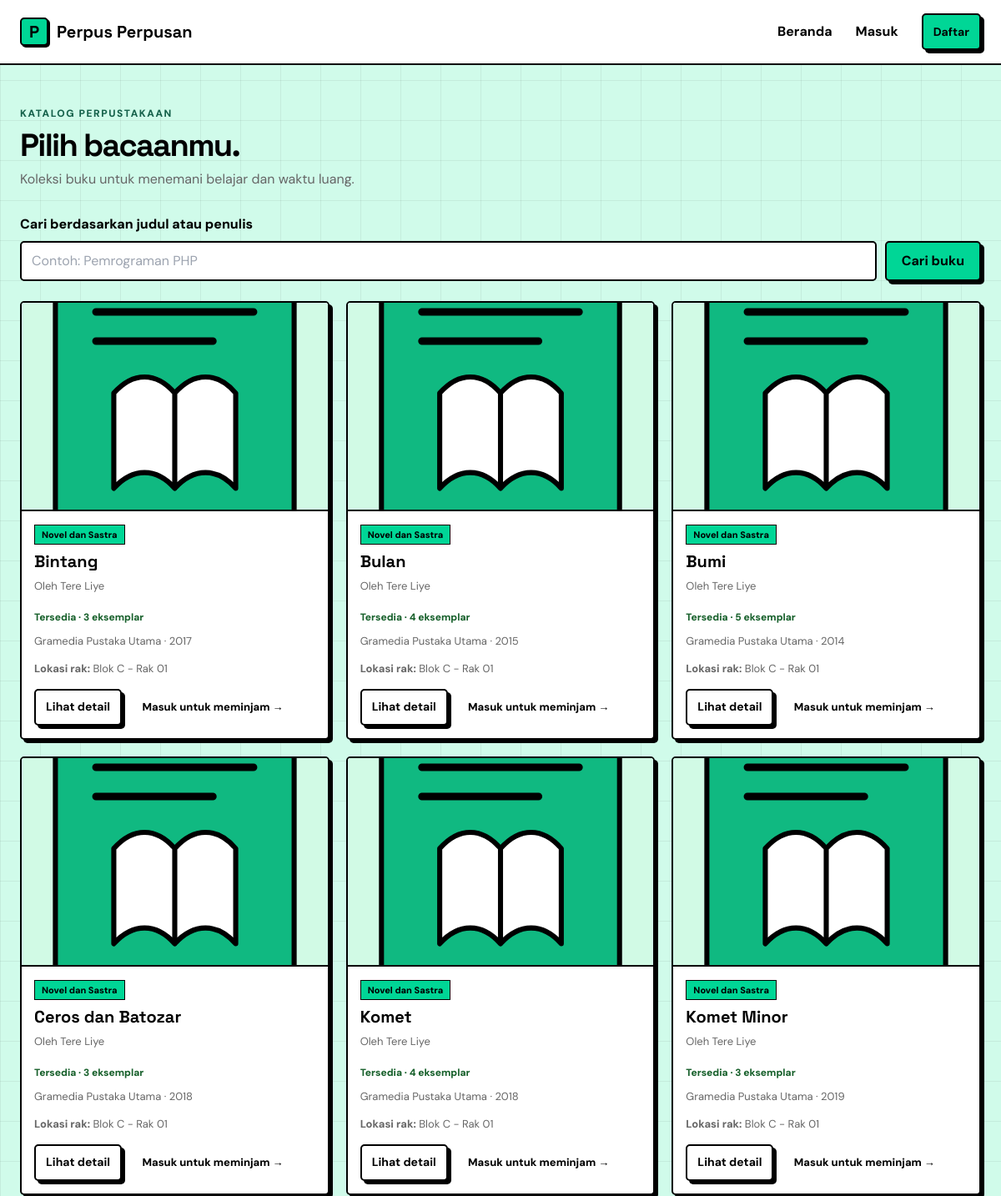
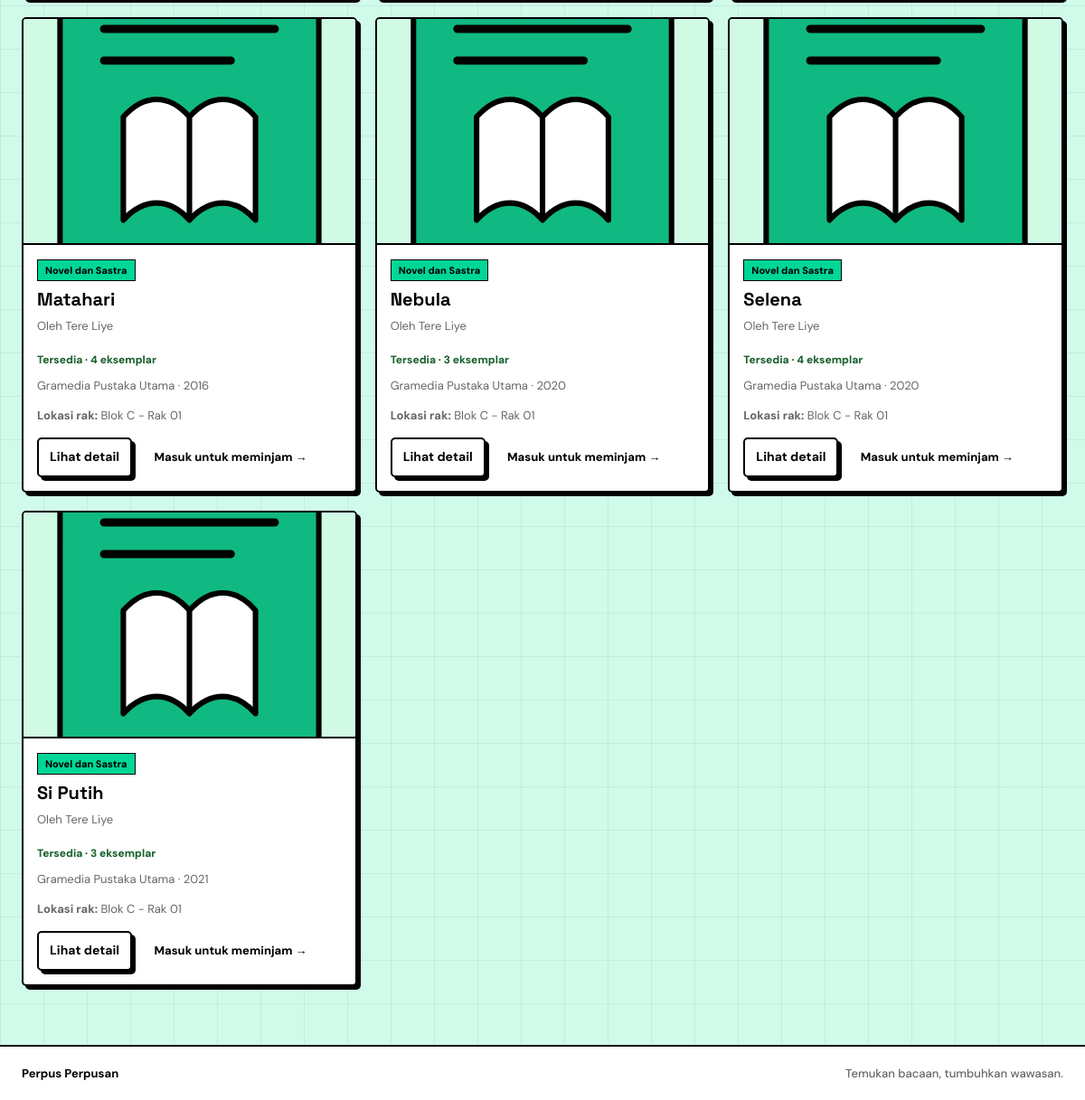
Screenshot of /frontend/katalog.php with the database file from the repository (2 pictures, top to bottom).
### tables this page shows
CREATE TABLE buku (
    id_buku INT UNSIGNED AUTO_INCREMENT PRIMARY KEY,
    judul VARCHAR(150) NOT NULL,
    penulis VARCHAR(100) NOT NULL,
    deskripsi TEXT NULL,
    gambar VARCHAR(255) NULL,
    rak VARCHAR(50) NULL,
    isbn VARCHAR(20) NOT NULL UNIQUE,
    tahun_terbit YEAR NOT NULL,
    id_kategori INT UNSIGNED NOT NULL,
    id_penerbit INT UNSIGNED NOT NULL,
    stok INT UNSIGNED DEFAULT 0,

    FOREIGN KEY (id_kategori) REFERENCES kategori(id_kategori),
    FOREIGN KEY (id_penerbit) REFERENCES penerbit(id_penerbit)
);

CREATE TABLE kategori (
    id_kategori INT UNSIGNED AUTO_INCREMENT PRIMARY KEY,
    nama_kategori VARCHAR(80) NOT NULL UNIQUE,
    deskripsi TEXT NULL
);

CREATE TABLE penerbit (
    id_penerbit INT UNSIGNED AUTO_INCREMENT PRIMARY KEY,
    nama_penerbit VARCHAR(100) NOT NULL,
    alamat VARCHAR(150) NOT NULL,
    no_telepon VARCHAR(15) NOT NULL
);

### frontend/bootstrap.php (called while the page is built, shortened)
<?php
require_once __DIR__ . '/../backend/controllers/AuthController.php';
require_once __DIR__ . '/../backend/controllers/BukuController.php';
function e(mixed $value): string
{
    return htmlspecialchars((string) $value, ENT_QUOTES, 'UTF-8');
}
function book_image_url(?string $path): string
{
    if (!$path || !preg_match('#^uploads/buku/[a-f0-9]{32}\.(jpg|png|webp)$#', $path)) {
        return 'assets/img/book-placeholder.svg';
    }
    return '../' . ltrim($path, '/');
}
function current_user(): ?array
{
    return $_SESSION['user'] ?? null;
}

### backend/controllers/BukuController.php (called while the page is built, shortened)
<?php
require_once __DIR__ . '/../models/Buku.php';
class BukuController
{
    private Buku $model;
    public function __construct(PDO $db)
    {
        $this->model = new Buku($db);
    }
    public function index(string $search = ''): array
    {
        return $this->model->getAll(trim($search));
    }
}

### backend/models/Buku.php (called while the page is built, shortened)
<?php
class Buku
{
    public function getAll(string $search = ''): array
    {
        $sql = 'SELECT b.*, k.nama_kategori, p.nama_penerbit
                FROM buku b
                JOIN kategori k ON k.id_kategori = b.id_kategori
                JOIN penerbit p ON p.id_penerbit = b.id_penerbit';
        $parameters = [];
        $sql .= ' ORDER BY b.judul';
        $query = $this->db->prepare($sql);
        $query->execute($parameters);
        return $query->fetchAll();
    }
}

### frontend/katalog.php (the view, shortened to what this page needs)
<?php
require_once __DIR__ . '/bootstrap.php';
$pengguna = current_user();
$buku = new BukuController($db);
$kataKunci = trim((string) ($_GET['q'] ?? $_POST['q'] ?? ''));
$daftarBuku = $buku->index($kataKunci);
require __DIR__ . '/components/header.php';
require __DIR__ . '/components/navbar.php';
?>
<main class="wrap catalog-page">
    <div class="page-heading">
        <div>
            <span class="eyebrow">KATALOG PERPUSTAKAAN</span>
            <h1>Pilih bacaanmu.</h1>
            <p class="muted">Koleksi buku untuk menemani belajar dan waktu luang.</p>
        </div>
    </div>
    <form method="get" class="catalog-search">
        <label for="q">Cari berdasarkan judul atau penulis</label>
        <div class="catalog-search-row">
            <input id="q" name="q" type="search" value="<?= e($kataKunci) ?>" placeholder="Contoh: Pemrograman PHP">
            <button class="button" type="submit">Cari buku</button>
        </div>
    </form>
    <div class="book-grid">
        <?php foreach ($daftarBuku as $item): ?>
            <article class="book-card">
                <img
                    class="book-cover-image"
                    src="<?= e(book_image_url($item['gambar'] ?? null)) ?>"
                    alt="Sampul buku <?= e($item['judul']) ?>"
                    data-image-fallback="assets/img/book-placeholder.svg"
                >
                <div class="book-info">
                    <span class="book-category"><?= e($item['nama_kategori']) ?></span>
                    <h2><?= e($item['judul']) ?></h2>
                    <p class="book-author">Oleh <?= e($item['penulis']) ?></p>
                    <?php if ((int) $item['stok'] > 0): ?>
                        <span class="stock in-stock">Tersedia · <?= e($item['stok']) ?> eksemplar</span>
                    <?php else: ?>
                        <span class="stock out-stock">Stok habis</span>
                    <?php endif; ?>
                    <p><?= e($item['nama_penerbit']) ?> · <?= e($item['tahun_terbit']) ?></p>
                    <p class="book-shelf-location">
                        <strong>Lokasi rak:</strong>
                        <?= e($item['rak'] ?: 'Belum ditentukan') ?>
                    </p>
                    <a class="button button-light button-small" href="detail_buku.php?id=<?= e($item['id_buku']) ?>">
                        Lihat detail
                    </a>
                    <?php if ($pengguna && $pengguna['role'] === 'mahasiswa' && (int) $item['stok'] > 0): ?>
                        <form method="post" data-confirm="Anda akan meminjam buku ini selama 7 hari. Lanjutkan?" data-confirm-title="Konfirmasi peminjaman" data-confirm-action="Pinjam buku">
                            <input type="hidden" name="csrf_token" value="<?= e(csrf_token()) ?>">
                            <input type="hidden" name="id_buku" value="<?= e($item['id_buku']) ?>">
                            <input type="hidden" name="q" value="<?= e($kataKunci) ?>">
                            <button class="button button-small" type="submit">Pinjam buku</button>
                        </form>
                    <?php elseif (!$pengguna): ?>
                        <a class="text-link ms-5" href="login.php">Masuk untuk meminjam →</a>
                    <?php endif; ?>
                </div>
            </article>
        <?php endforeach; ?>
    </div>
</main>
<?php require __DIR__ . '/components/footer.php'; ?>

### frontend/components/header.php (shortened to what this page needs)
<!doctype html>
<html lang="id">
<head>
    <link rel="stylesheet" href="assets/css/style.css">
    <link rel="stylesheet" href="assets/css/design-system.css">
    <script src="https://cdn.tailwindcss.com"></script>
</head>
<body>

### frontend/components/navbar.php
<header class="topbar">
    <a class="brand" href="index.php">
        <span class="brand-mark">P</span>
        Perpus Perpusan
    </a>
    <nav class="nav-links" aria-label="Navigasi utama">
        <a href="index.php">Beranda</a>
        <?php if (current_user()): ?>
            <a href="dashboard.php">Dashboard</a>
            <form action="logout.php" method="post" class="inline-form" data-confirm="Keluar dari akun sekarang?" data-confirm-title="Keluar dari akun?" data-confirm-description="Anda perlu masuk lagi untuk menggunakan akun." data-confirm-action="Keluar" data-confirm-variant="danger">
                <input type="hidden" name="csrf_token" value="<?= e(csrf_token()) ?>">
                <button class="button button-danger button-small" type="submit">Keluar</button>
            </form>
        <?php else: ?>
            <a href="login.php">Masuk</a>
            <a class="button button-small button-green" href="register.php">Daftar</a>
        <?php endif; ?>
    </nav>
</header>

### frontend/components/footer.php (shortened to what this page needs)
    <footer class="site-footer">
        <span>Perpus Perpusan</span>
        <span>Temukan bacaan, tumbuhkan wawasan.</span>
    </footer>
</body>
</html>

### frontend/assets/css/design-system.css (style rules this page uses)
:root { --yellow: var(--chart-3); --radius: 5px; --line: 2px solid var(--border); --hard-shadow: 4px 4px 0 var(--border); }
body { background-color: var(--background); }
.topbar { position: relative; z-index: 2; background: var(--secondary-background); border-bottom: var(--line); }
.brand-mark { background: var(--main); border-radius: var(--radius); }
.button { min-height: 44px; border-width: 2px; border-radius: var(--radius); }
.button-light { background: var(--secondary-background); }
.service-strip article, .auth-card, .sidebar, .stat-card, .panel, .book-card { border-radius: var(--radius); }
.auth-card .eyebrow, .page-heading .eyebrow { color: #14604a; }
.book-card { transition: transform .16s ease, box-shadow .16s ease; }

### rows the page displays
buku: id_kategori.nama_kategori "Novel dan Sastra", judul "Bintang", penulis "Tere Liye", stok "3", id_penerbit.nama_penerbit "Gramedia Pustaka Utama", tahun_terbit "2017", rak "Blok C - Rak 01"
buku: id_kategori.nama_kategori "Novel dan Sastra", judul "Bulan", penulis "Tere Liye", stok "4", id_penerbit.nama_penerbit "Gramedia Pustaka Utama", tahun_terbit "2015", rak "Blok C - Rak 01"
buku: id_kategori.nama_kategori "Novel dan Sastra", judul "Bumi", penulis "Tere Liye", stok "5", id_penerbit.nama_penerbit "Gramedia Pustaka Utama", tahun_terbit "2014", rak "Blok C - Rak 01"
buku: id_kategori.nama_kategori "Novel dan Sastra", judul "Ceros dan Batozar", penulis "Tere Liye", stok "3", id_penerbit.nama_penerbit "Gramedia Pustaka Utama", tahun_terbit "2018", rak "Blok C - Rak 01"
buku: id_kategori.nama_kategori "Novel dan Sastra", judul "Komet", penulis "Tere Liye", stok "4", id_penerbit.nama_penerbit "Gramedia Pustaka Utama", tahun_terbit "2018", rak "Blok C - Rak 01"
buku: id_kategori.nama_kategori "Novel dan Sastra", judul "Komet Minor", penulis "Tere Liye", stok "3", id_penerbit.nama_penerbit "Gramedia Pustaka Utama", tahun_terbit "2019", rak "Blok C - Rak 01"
buku: id_kategori.nama_kategori "Novel dan Sastra", judul "Matahari", penulis "Tere Liye", stok "4", id_penerbit.nama_penerbit "Gramedia Pustaka Utama", tahun_terbit "2016", rak "Blok C - Rak 01"
buku: id_kategori.nama_kategori "Novel dan Sastra", judul "Nebula", penulis "Tere Liye", stok "3", id_penerbit.nama_penerbit "Gramedia Pustaka Utama", tahun_terbit "2020", rak "Blok C - Rak 01"
buku: id_kategori.nama_kategori "Novel dan Sastra", judul "Selena", penulis "Tere Liye", stok "4", id_penerbit.nama_penerbit "Gramedia Pustaka Utama", tahun_terbit "2020", rak "Blok C - Rak 01"
buku: id_kategori.nama_kategori "Novel dan Sastra", judul "Si Putih", penulis "Tere Liye", stok "3", id_penerbit.nama_penerbit "Gramedia Pustaka Utama", tahun_terbit "2021", rak "Blok C - Rak 01"
